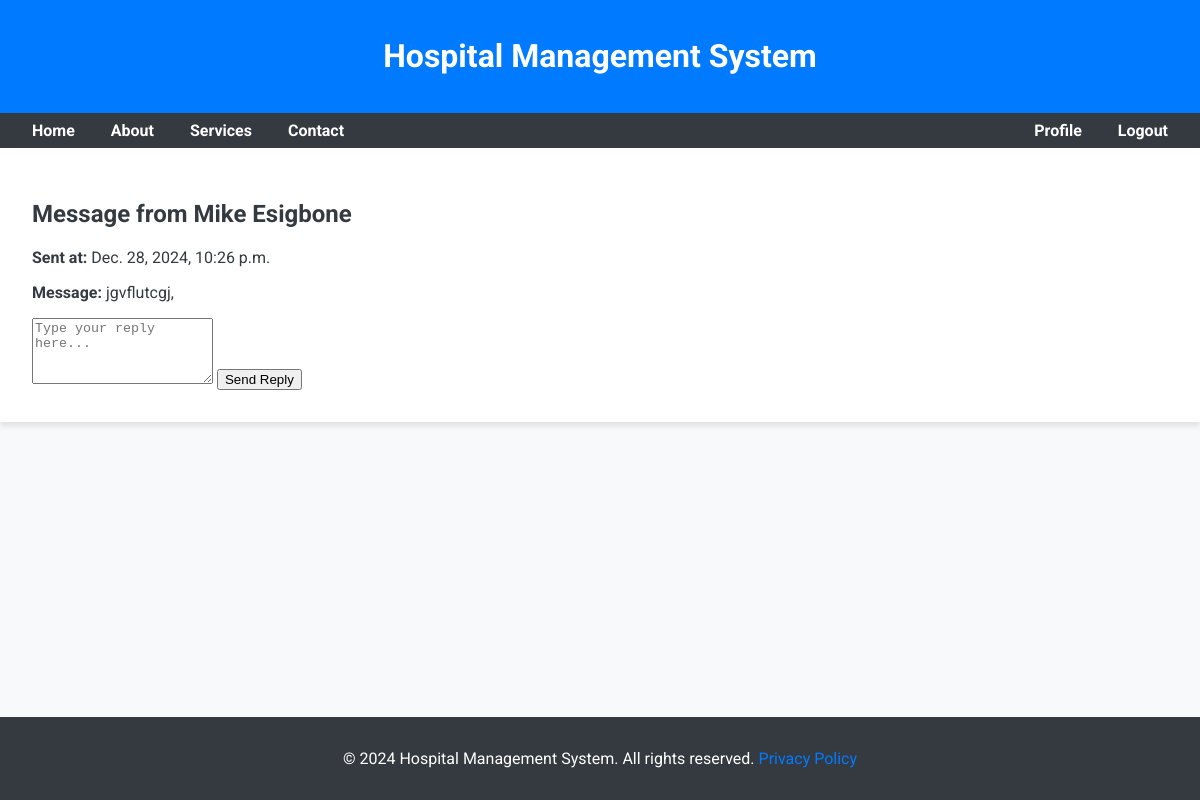
Page /message/1/ (signed in) on the earlier database version.
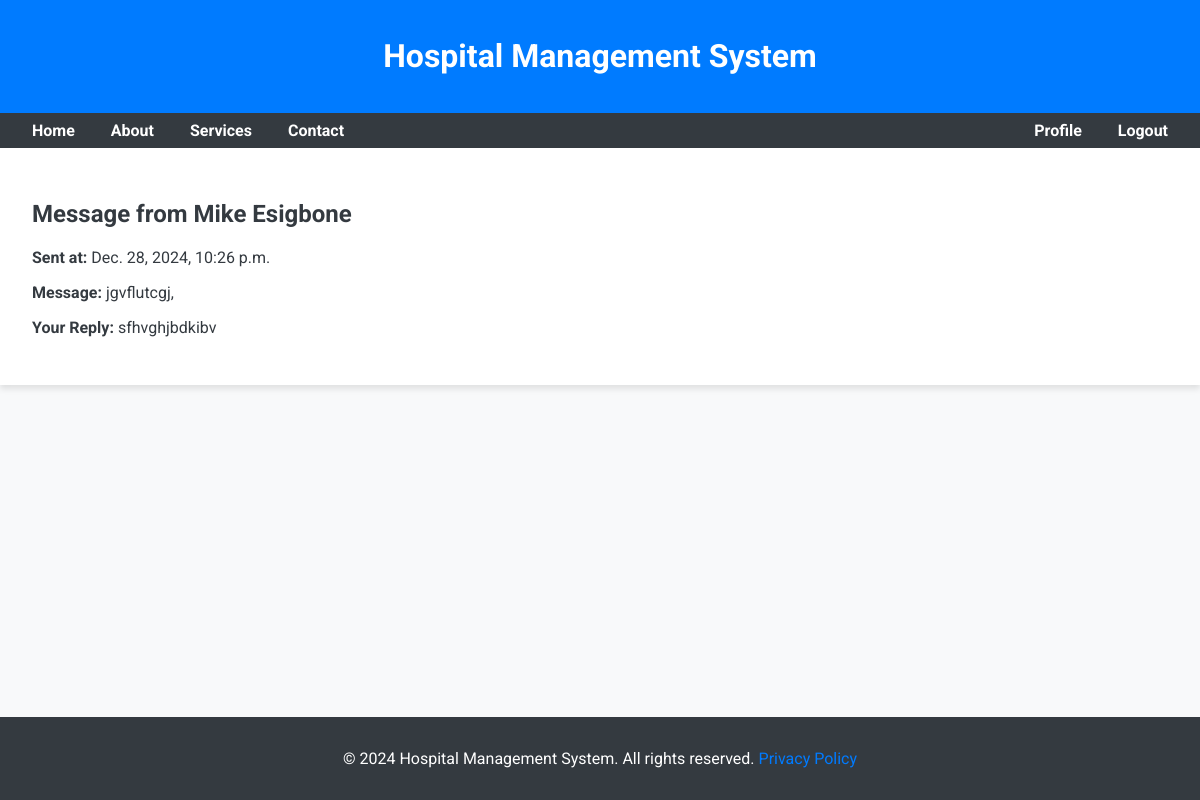
Same page on the later database version.
### staff/models.py (models this page shows, shortened)
class DoctorPatientMessage(models.Model):
    sender = models.ForeignKey(Staff, related_name='sent_patient_messages', on_delete=models.CASCADE)
    recipient = models.ForeignKey(Patient, related_name='received_messages', on_delete=models.CASCADE)
    message_content = models.TextField()
    sent_at = models.DateTimeField(auto_now_add=True)
    patient_reply = models.CharField(max_length=500, default='')

class Staff(models.Model):
    ROLE_CHOICES = (
        ('doctor', 'Doctor'),
        ('nurse', 'Nurse'),
        ('admin', 'Administrator'),
    )
    user = models.OneToOneField(User, on_delete=models.CASCADE, related_name="staff_profile")
    role = models.CharField(max_length=20, choices=ROLE_CHOICES)
    specialty = models.CharField(max_length=100, blank=True, null=True)  # Only for doctors
    phone_number = models.CharField(max_length=15)
    profile_picture = models.ImageField(upload_to='profile_pics/', blank=True, null=True)

### patients/views.py (the view, shortened to what this page needs)
# urls.py: path('message/<int:message_id>/', views.view_message, name='view_message'),
@login_required
def view_message(request, message_id):
    message = get_object_or_404(DoctorPatientMessage, id=message_id)
    if message.recipient.user != request.user:
        messages.error(request, "You are not authorized to view this message.")
        return redirect('patients:login')  # Redirect to the patient's inbox
    return render(request, 'patients/view_messages.html', {'message': message})

### Templates/patients/view_messages.html (shortened to what this page needs)
{% extends 'patients/base.html' %}
{% block content %}
<div class="message-detail">
    <h2>Message from {{ message.sender.user.username }}</h2>
    <p><strong>Sent at:</strong> {{ message.sent_at }}</p>
    <p><strong>Message:</strong> {{ message.message_content }}</p>
    {% if message.patient_reply %}
        <p><strong>Your Reply:</strong> {{ message.patient_reply }}</p>
    {% else %}
        <form method="POST">
            <textarea name="patient_reply" rows="4" placeholder="Type your reply here..." required></textarea>
            <button type="submit">Send Reply</button>
        </form>
    {% endif %}
</div>
{% endblock %}

Differences in the rows shown:
changed DoctorPatientMessage "jgvflutcgj,": patient_reply (not shown) → "sfhvghjbdkibv"
Other differences:
text no longer shown: "Send Reply"
text now shown: "Your Reply:"
